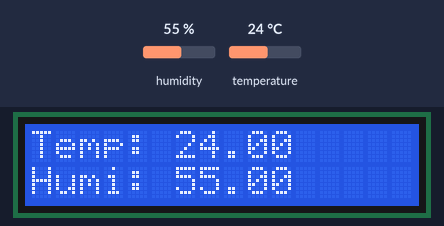
Recording of a sketch running on a simulated ESP8266 (NodeMCU). On the bench: 16×2 character LCD. The test bench sets the inputs (shaded band); at power-on: humidity 55 %, temperature 24 °C. What the sketch prints to the serial monitor is not drawn.

Above: at 1.2 s.
1.3 s: humidity set to 22 %
At 2.9 s:
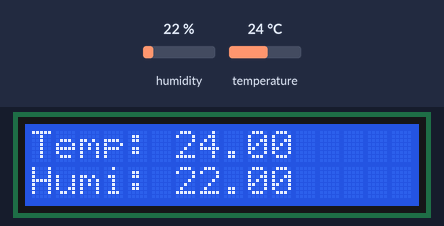
4.1 s: temperature set to 12 °C
At 5.7 s:
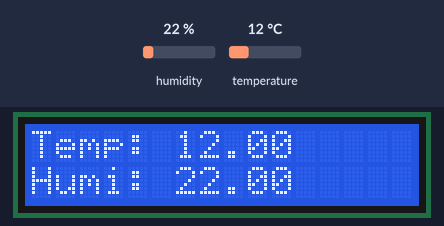
6.9 s: humidity set to 40 %
At 8.8 s:
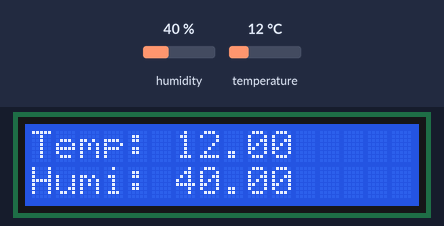
9.8 s: temperature set to 19 °C
At 11.6 s:
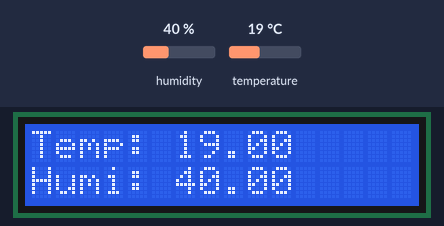
Timing chart, 0 to 13.1 s (numbered marks = the images above; inputs shaded):
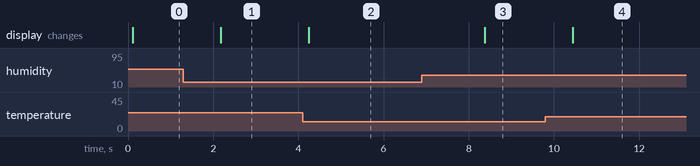

Measured:
- after the input at 1.3 s, the display: changes after 0.88 s (image 1)
- after the input at 4.1 s, the display: changes after 0.14 s (image 2)
- after the input at 6.9 s, the display: changes after 1.5 s (image 3)
- after the input at 9.8 s, the display: changes after 0.64 s (image 4)

The sketch:

sketch_oct07c.ino
```cpp
#include <LiquidCrystal_I2C.h>
#include <Wire.h>
#include <DHT.h>
#define DHTPIN D4
#define DHTTYPE DHT11

DHT dht(DHTPIN, DHTTYPE);
LiquidCrystal_I2C lcd(0x27, 16, 2);

void setup() {
  Serial.begin(115200);
  dht.begin();
  lcd.begin();
  lcd.backlight();
}

void loop() {
  // put your main code here, to run repeatedly:
  float temp = dht.readTemperature();
  float humi = dht.readHumidity();
  Serial.print("Temp : ");
  Serial.print(temp);
  Serial.print("   Humi : ");
  Serial.println(humi);

  lcd.setCursor(0, 0);
  lcd.print("Temp: ");
  lcd.print(temp);

  lcd.setCursor(0, 1);
  lcd.print("Humi: ");
  lcd.print(humi);

  delay(1000);
}
```
